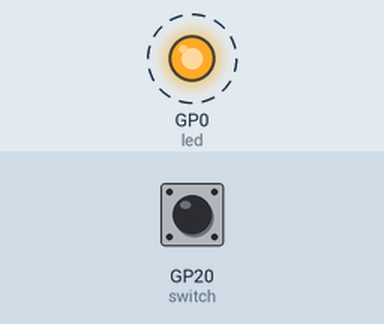
This program was run on a simulated Raspberry Pi Pico running CircuitPython. Shown: output pins drawn as LEDs (lit = HIGH). Dashed ring = blinking. The test bench sets the inputs (shaded band); at power-on: GP20 (switch) LOW. What the program prints to the serial console is not drawn.

Above: at 0.2 s.
Timing chart, 0 to 3.0 s (numbered marks = the images above):
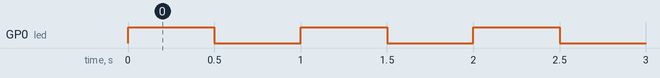

Measured:
- by itself, GP0 (led): alternates HIGH for 0.50 s and LOW for 0.50 s

The program:

sw_blinkled_GP20.py
```python
"""Example for Pico. Turns on the An External LED (GP0)"""
"""Push the Button at pin GP20 (Active LOW)"""

import time
import board
import digitalio

led = digitalio.DigitalInOut(board.GP0)
led.direction = digitalio.Direction.OUTPUT

switch = digitalio.DigitalInOut(board.GP20)
switch.direction = digitalio.Direction.INPUT

while True:
    if switch.value:
        led.value = False
    else:
        print(switch.value)
        led.value = True
        time.sleep(0.5)
        led.value = False
        time.sleep(0.5)
```
